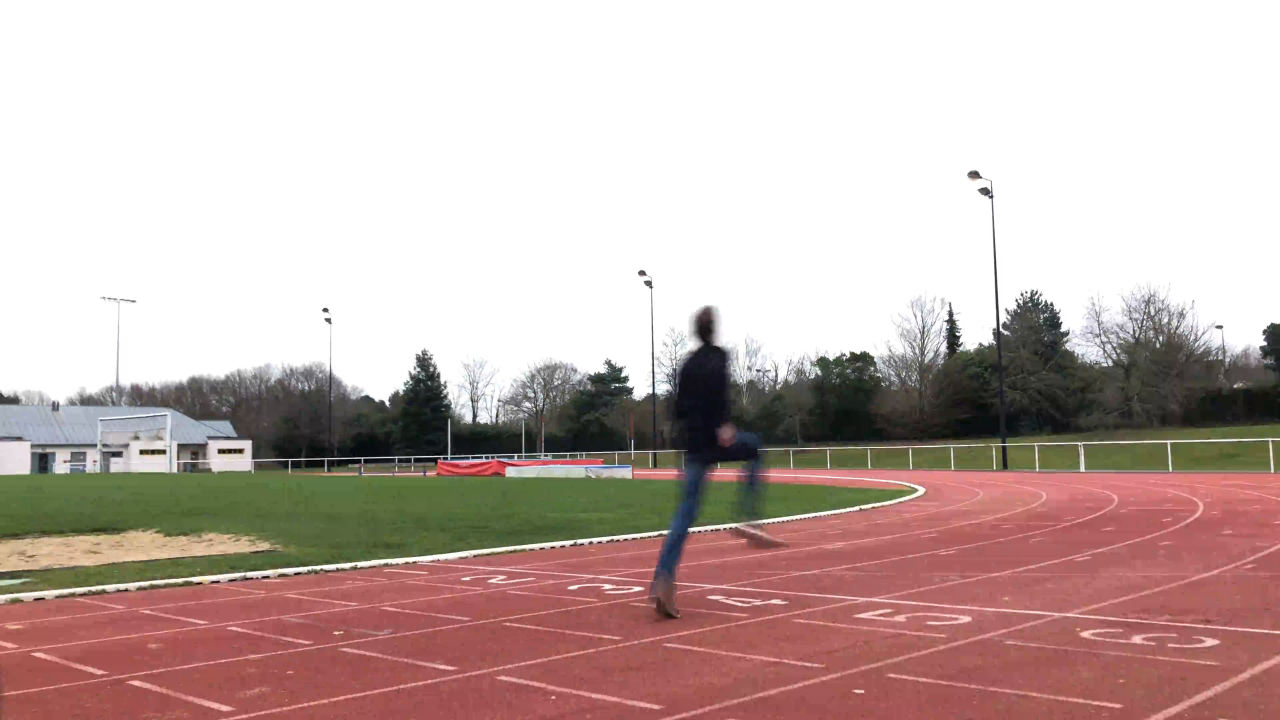
#> input picture frame 21 of performance400/videos/runway/droite.mp4, 3840 x 2160 px, given in place of Course 2 gauche SD.mkv, which was not available (shown at 1/3 size)
$ python motion_detection.py
#> lines starting #> are read from the running program, lines starting #| are printed output that depends on the picture
import cv2
import numpy as np
import matplotlib.pyplot as plot
import scipy.signal

from performance400.unused.find_3D_coords_mono import calculate_3d_coords


# Détermine les formes qui ont changé par rapport à background
def get_frames(m_frame, m_background):
    m_gray_frame = cv2.cvtColor(m_frame, cv2.COLOR_BGR2GRAY)
    m_gray_frame = cv2.GaussianBlur(m_gray_frame, (GAUSSIAN_BLUR, GAUSSIAN_BLUR), 0)

    if m_background is None:
        m_background = m_gray_frame

    m_difference_frame = cv2.absdiff(m_background, m_gray_frame)
    m_threshold_frame = cv2.threshold(m_difference_frame, DETECTION_THRESHOLD, 255, cv2.THRESH_BINARY)[1]
    # m_threshold_frame =cv2.adaptiveThreshold(m_difference_frame, 255, cv2.ADAPTIVE_THRESH_GAUSSIAN_C, cv2.THRESH_BINARY, 11, 2)
    m_threshold_frame = cv2.dilate(m_threshold_frame, None, iterations=NUMBER_OF_DILATATION)

    return m_gray_frame, m_difference_frame, m_threshold_frame, m_background


# Renvoie le plus grand contours de la collection m_contours
# [64 lines left out: functions get_largest_contour, draw_trajectory, trajectory_cleaning_wrong_points, trajectory_reconstructing, not called in this run]


# Filtre la trajectoire m_trajectory
def trajectory_filtering(m_trajectory):
    m_shaped_trajectory = np.transpose(np.asarray(m_trajectory))
    m_filtered_x = scipy.signal.savgol_filter(m_shaped_trajectory[0], 21, 5)
    m_filtered_y = scipy.signal.savgol_filter(m_shaped_trajectory[1], 21, 5)

    m_filtered_trajectory = [(m_filtered_x[k], m_filtered_y[k]) for k in range(0, len(m_filtered_x))]

    return m_filtered_trajectory
    # return m_trajectory


FIRST_FRAME_INDEX = 0

VIDEO_REFRESH_RATE = 30
DETECTION_THRESHOLD = 10
MIN_CONTOUR_AREA = 2000
GAUSSIAN_BLUR = 25
NUMBER_OF_DILATATION = 2

droiteougauche='gauche'
video = cv2.VideoCapture("/home/colozz/workspace/performance400/performance400/videos/runway/Course 2 gauche SD.mkv")
LAST_FRAME_INDEX = int(video.get(cv2.CAP_PROP_FRAME_COUNT)) - 1
# video = cv2.VideoCapture('videos/runway/droite.mp4')
# pensez à faire le changement de matrice dans find_coord_3D si on change de video

frame_width = int(video.get(3))
frame_height = int(video.get(4))

video_save = out = cv2.VideoWriter('videos/Results/motion_detection.avi', cv2.VideoWriter_fourcc('M', 'J', 'P', 'G'),
                                   10, (frame_width, frame_height))

background = None

corners_trajectories = [[], [], [], []]  # Top left hand corner then CCW
trajectory_camera_coord = []

for i in range(-FIRST_FRAME_INDEX, LAST_FRAME_INDEX):
    # On s'assure que la frame courante est bonne et nous intéresse
    frame = video.read()[1]
    if frame is None:
        break

    if i < 0:
        continue

    # On récupère les formes en mouvement
    gray_frame, difference_frame, threshold_frame, background = get_frames(frame, background)

    # On détermine leurs contours
    contours = cv2.findContours(threshold_frame.copy(), cv2.RETR_LIST, cv2.CHAIN_APPROX_SIMPLE)[1]

    if contours is not None:
        if len(contours) > 0:
            # On récupère la plus grande forme, et si elle est assez grande, on dessine son contour, on détermine son
            # centre et on calcule sa trajectoire
            largest_contour = get_largest_contour(contours)

            if cv2.contourArea(largest_contour) > MIN_CONTOUR_AREA:
                (x, y, w, h) = cv2.boundingRect(largest_contour)
                cv2.rectangle(frame, (x, y), (x + w, y + h), (0, 255, 0), 3)

                (x1, y1, _) = calculate_3d_coords(x, y)
                (x2, y2, _) = calculate_3d_coords(x, y + h)
                (x3, y3, _) = calculate_3d_coords(x + w, y + h)
                (x4, y4, _) = calculate_3d_coords(x + w, y)

                # TODO change me
                trajectory_camera_coord.append((x1, y1))

                corners_trajectories[0].append((x1, y1))
                corners_trajectories[1].append((x2, y2))
                corners_trajectories[2].append((x3, y3))
                corners_trajectories[3].append((x4, y4))
            else:
                n = (1e17, 1e17)
                # TODO change me
                trajectory_camera_coord.append(n)
                corners_trajectories[0].append(n)
                corners_trajectories[1].append(n)
                corners_trajectories[2].append(n)
                corners_trajectories[3].append(n)
        else:
            n = (1e17, 1e17)
            # TODO change me
            trajectory_camera_coord.append(n)
            corners_trajectories[0].append(n)
            corners_trajectories[1].append(n)
            corners_trajectories[2].append(n)
            corners_trajectories[3].append(n)


    else:
        n = (1e17, 1e17)
        # TODO change me
        trajectory_camera_coord.append(n)
        corners_trajectories[0].append(n)
        corners_trajectories[1].append(n)
        corners_trajectories[2].append(n)
        corners_trajectories[3].append(n)

    video_save.write(frame)
    cv2.namedWindow("Color Frame", cv2.WINDOW_NORMAL)
    cv2.imshow("Color Frame", frame)

    key = cv2.waitKey(1)

    if key == ord('q'):
        break

    if i % 30 == 0:
        print(f"{int(i / LAST_FRAME_INDEX * 100)}% done")
#> this loop made 1 pass; (key q is pressed on pass 1)
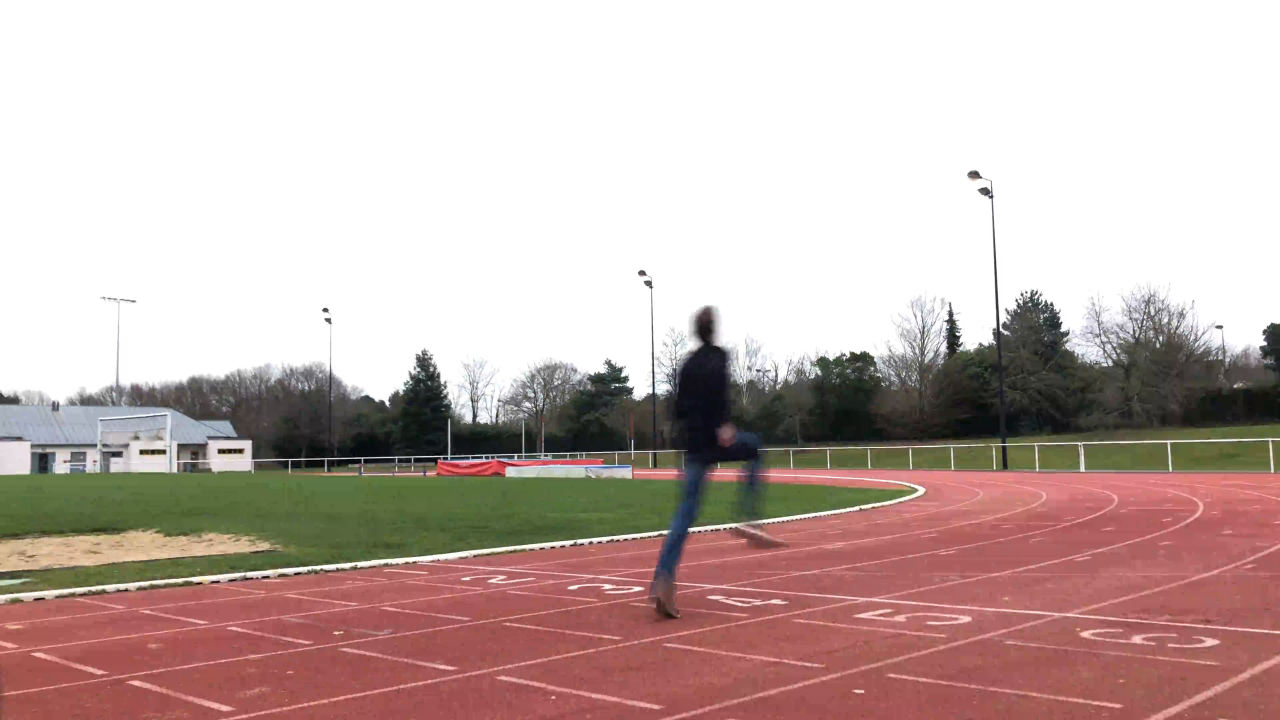
#> input picture frame 21 of performance400/videos/runway/droite.mp4, 3840 x 2160 px, given in place of Course 2 gauche SD.mkv, which was not available (shown at 1/3 size)
#> pass 1, in get_frames, `m_gray_frame = cv2.cvtColor(m_frame, cv2.COLOR_BGR2GRAY)`:
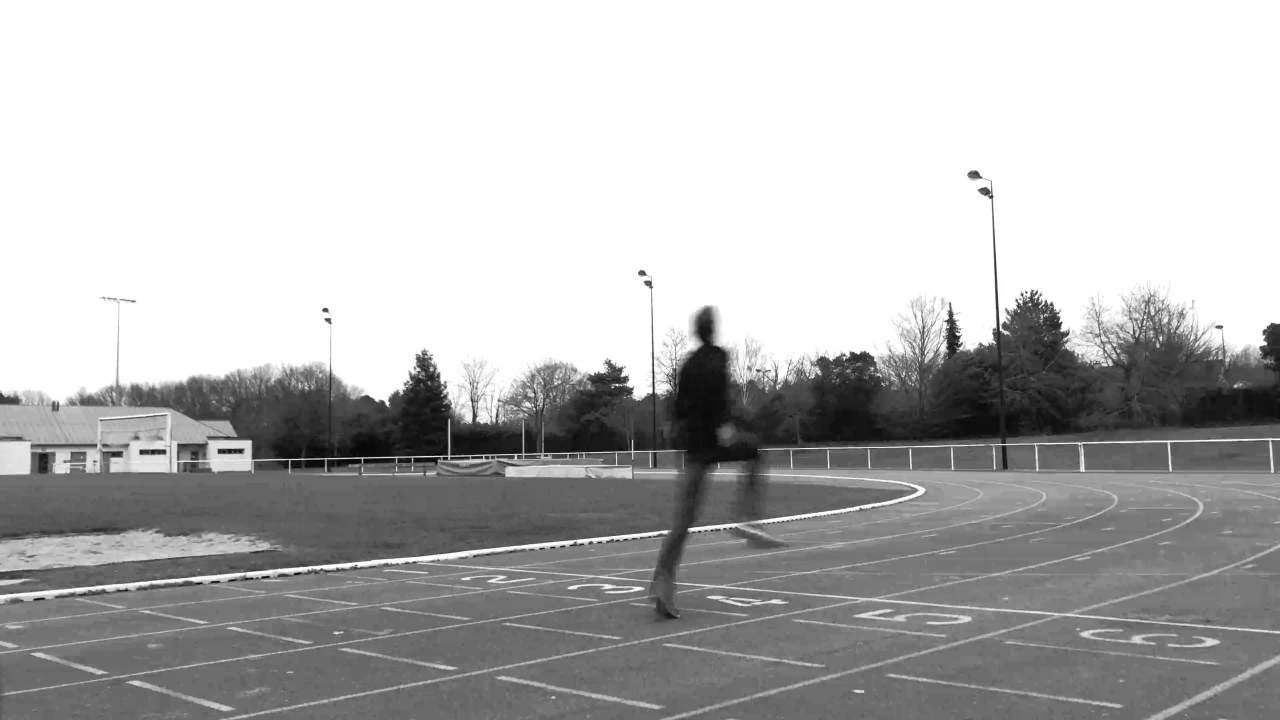
#> m_gray_frame: shape (2160, 3840) (shown at 1/3 size); min 0, max 255, mean 182.1
#> frame is the input picture: shape (2160, 3840, 3); mean B, G, R 172.6, 176.9, 196
#> after the loop, trajectory_camera_coord = [(1e+17, 1e+17)]

video.release()
video_save.release()
cv2.destroyAllWindows()

# On lisse la trajectoire
#> (the run stopped early here; a loop or call above may not have finished)

$ run again, starting later in the video
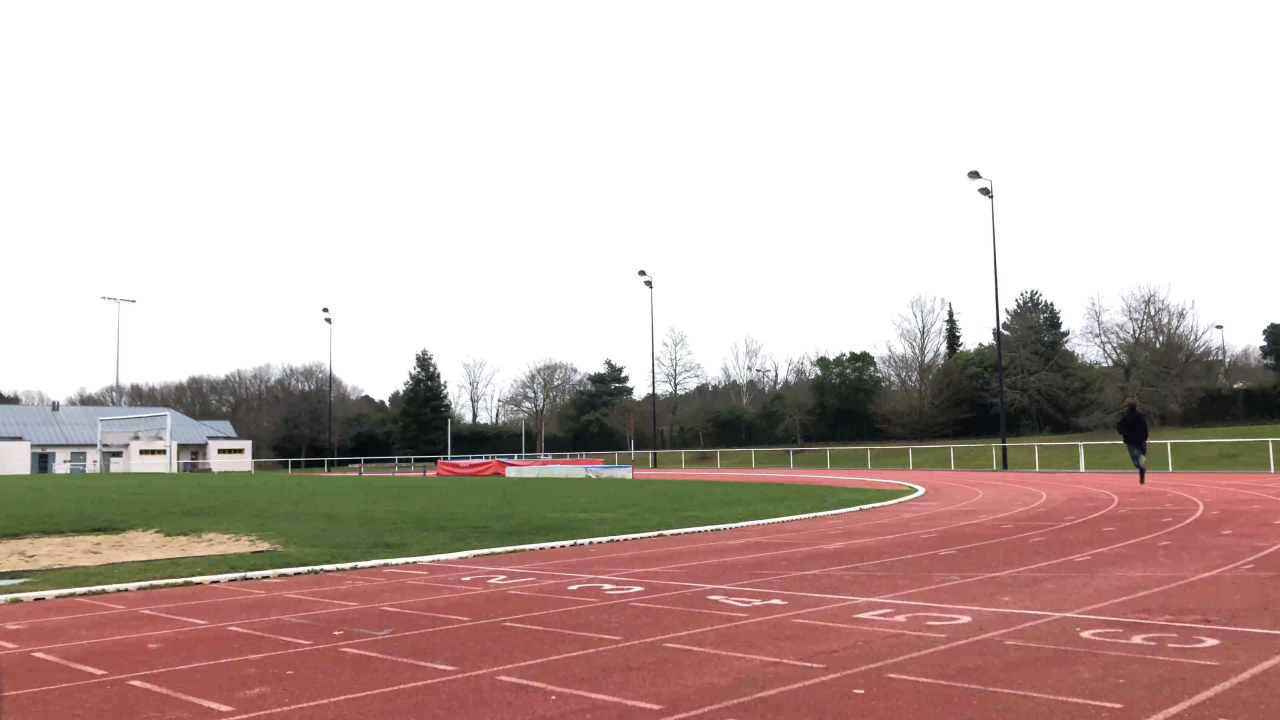
#> input picture frame 94 of performance400/videos/runway/droite.mp4, 3840 x 2160 px, given in place of Course 2 gauche SD.mkv, which was not available (shown at 1/3 size)
#> the loop `for i in range(-FIRST_FRAME_INDEX, LAST_FRAME_INDEX): # On s'assure qu..` made 1 pass; (key q is pressed on pass 1)
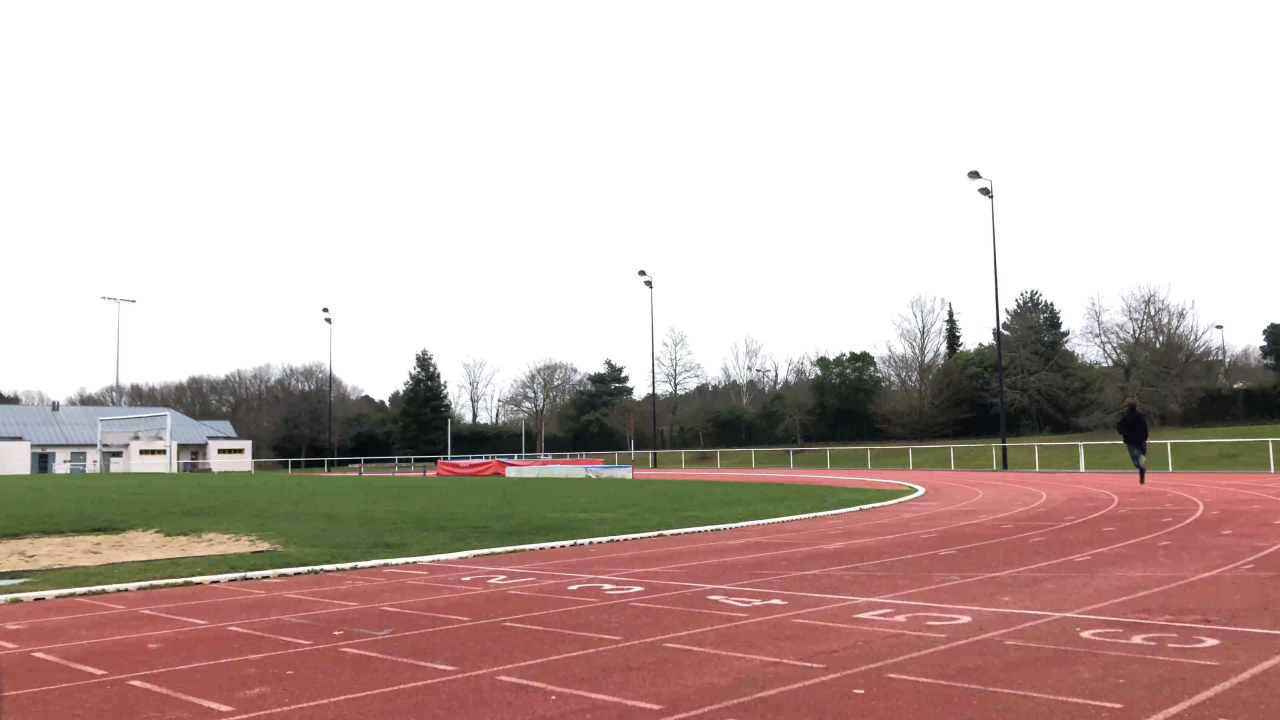
#> input picture frame 94 of performance400/videos/runway/droite.mp4, 3840 x 2160 px, given in place of Course 2 gauche SD.mkv, which was not available (shown at 1/3 size)
#> pass 1, in get_frames, `m_gray_frame = cv2.cvtColor(m_frame, cv2.COLOR_BGR2GRAY)`:
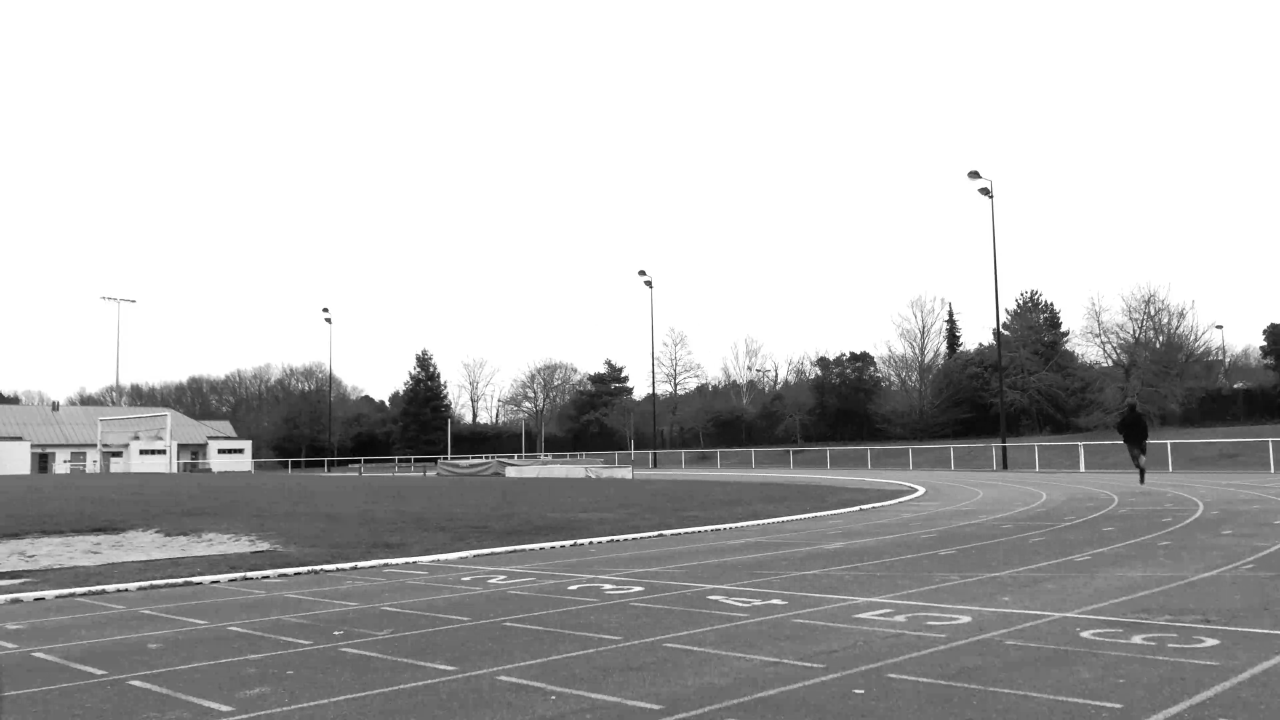
#> m_gray_frame: shape (2160, 3840) (shown at 1/3 size); min 0, max 255, mean 183.5
#> frame is the input picture: shape (2160, 3840, 3); mean B, G, R 173.4, 178.3, 197.5
#> after the loop `for i in range(-FIRST_FRAME_INDEX, LAST_FRAME_INDEX):`: trajectory_camera_coord = [(1e+17, 1e+17)]

$ run again, starting later in the video
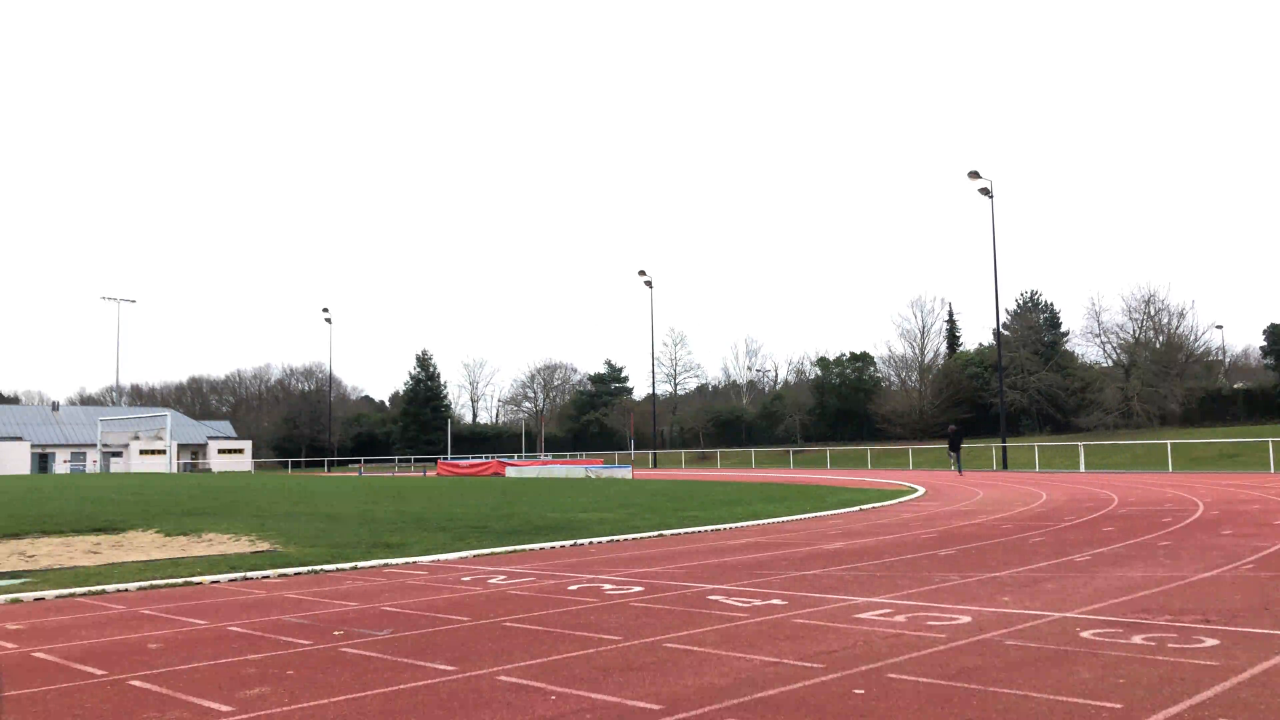
#> input picture frame 168 of performance400/videos/runway/droite.mp4, 3840 x 2160 px, given in place of Course 2 gauche SD.mkv, which was not available (shown at 1/3 size)
#> the loop `for i in range(-FIRST_FRAME_INDEX, LAST_FRAME_INDEX): # On s'assure qu..` made 1 pass; (key q is pressed on pass 1)
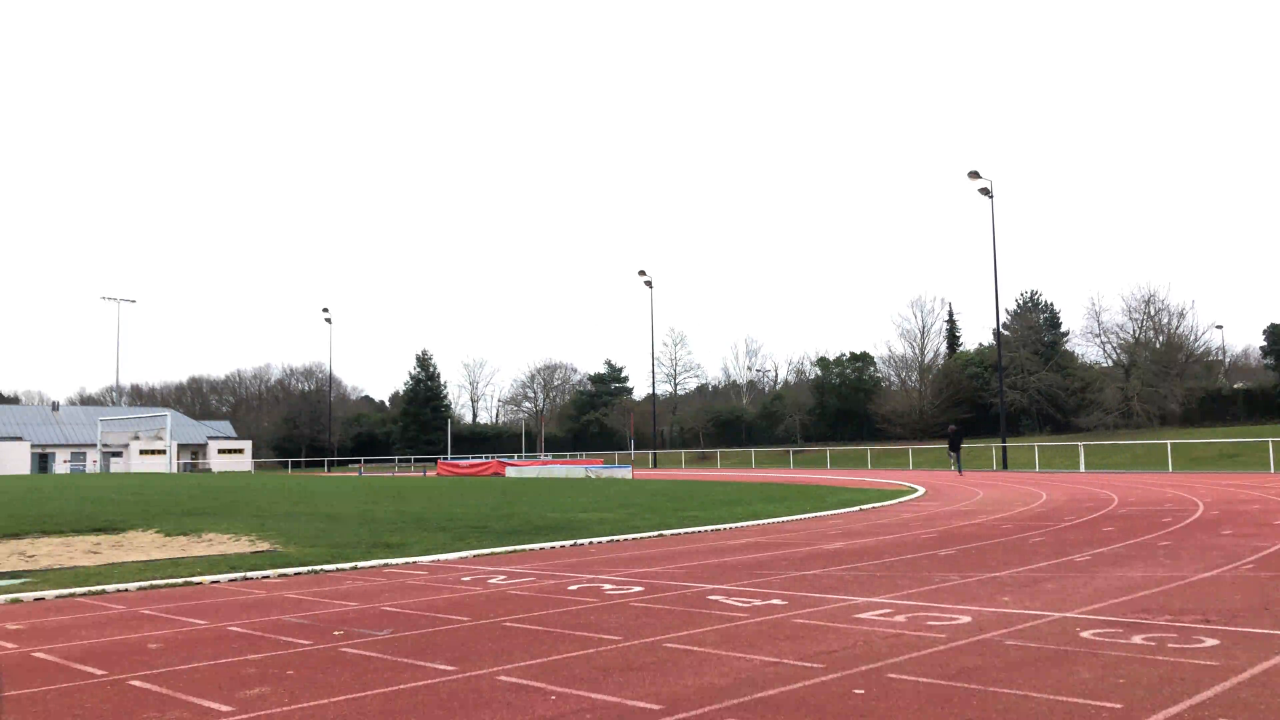
#> input picture frame 168 of performance400/videos/runway/droite.mp4, 3840 x 2160 px, given in place of Course 2 gauche SD.mkv, which was not available (shown at 1/3 size)
#> pass 1, in get_frames, `m_gray_frame = cv2.cvtColor(m_frame, cv2.COLOR_BGR2GRAY)`:
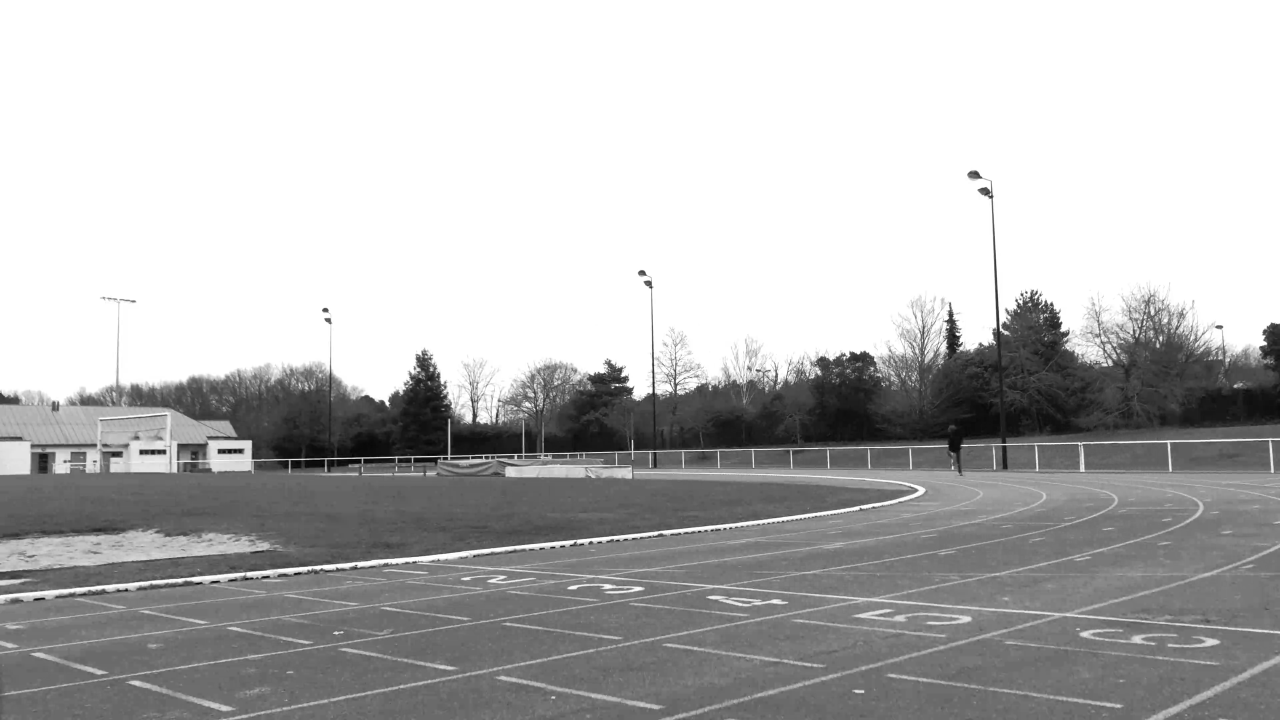
#> m_gray_frame: shape (2160, 3840) (shown at 1/3 size); min 0, max 255, mean 183.7
#> frame is the input picture: shape (2160, 3840, 3); mean B, G, R 173.5, 178.5, 197.6
#> after the loop `for i in range(-FIRST_FRAME_INDEX, LAST_FRAME_INDEX):`: trajectory_camera_coord = [(1e+17, 1e+17)]
